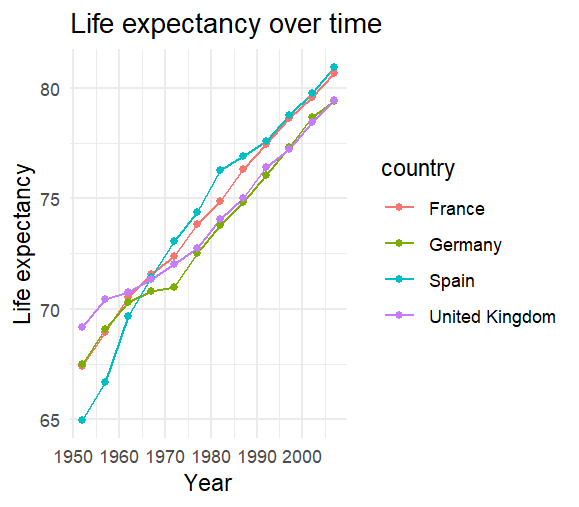

Write the R code that produced this figure.
install.packages("gapminder")
library(gapminder)
write.csv(
  gapminder,
  "C:/Users/pc/Documents/R-Projects/QSS/aqmss2/data/gapminder.csv",
  row.names = FALSE
)
library(ggplot2)
gapminder <- read.csv("C:/Users/pc/Documents/R-Projects/QSS/aqmss2/data/gapminder.csv")
head(gapminder)
str(gapminder)
countries <- c("Spain", "France", "Germany", "United Kingdom")
df <- gapminder[gapminder$country %in% countries, ]
ggplot(df, aes(x = year, y = lifeExp, color = country)) +
  geom_line() +
  geom_point() +
  labs(x = "Year", y = "Life expectancy",
       title = "Life expectancy over time") +
  theme_minimal()
ggsave("assignment1/ass1_plot.png", width = 7, height = 5)
1
